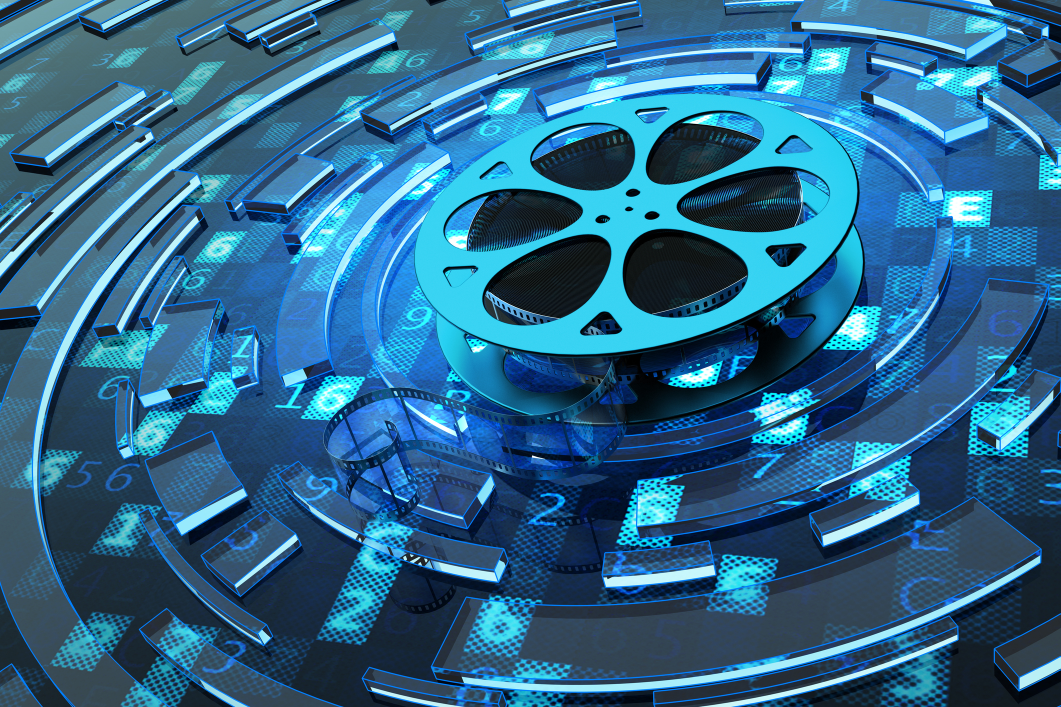
#> input picture filmProject/test_l3.jpg, 2121 x 1414 px (shown at 1/2 size)
$ python detectFilm.py
#> lines starting #> are read from the running program, lines starting #| are printed output that depends on the picture
import cv2
import numpy as np

img = cv2.imread('test_l3.jpg', cv2.IMREAD_COLOR)
#> img is the input picture: shape (1414, 2121, 3); mean B, G, R 138.9, 103.5, 45.8


pts1 = np.float32([[990, 185], [1855, 135],
                  [600, 845], [1750, 908]])

offset = (3500, 1500)

pts2 = np.float32([offset, [offset[0] + 1152, offset[1]],
                  [offset[0], offset[1] + 1337], [offset[0] + 1152, offset[1] + 1337]])

# Apply Perspective Transform Algorithm
matrix = cv2.getPerspectiveTransform(pts1, pts2)


result = cv2.warpPerspective(img, matrix, (2000 + offset[0], 2500 + offset[1]))
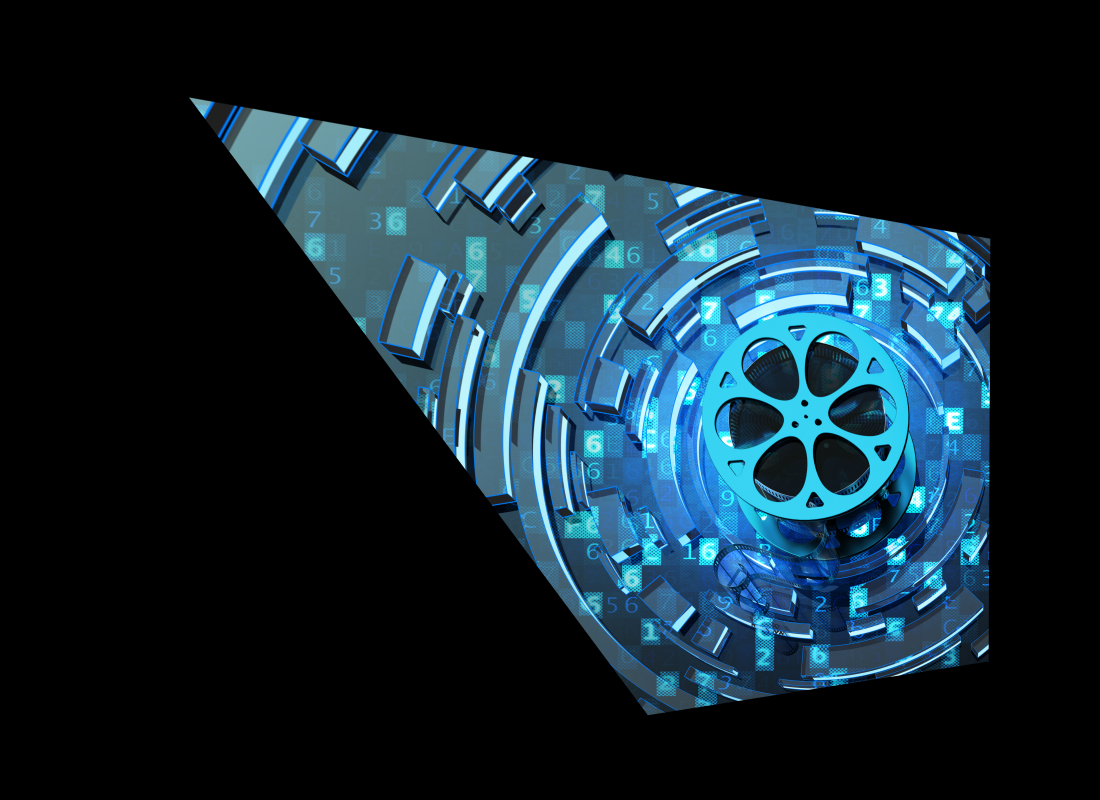
#> result: shape (4000, 5500, 3) (shown at 1/5 size); mean B, G, R 48.2, 37.3, 17.7


SCALE_FACTOR = 0.3
gray_blurred = cv2.blur(cv2.cvtColor(result, cv2.COLOR_BGR2GRAY), (2, 2))
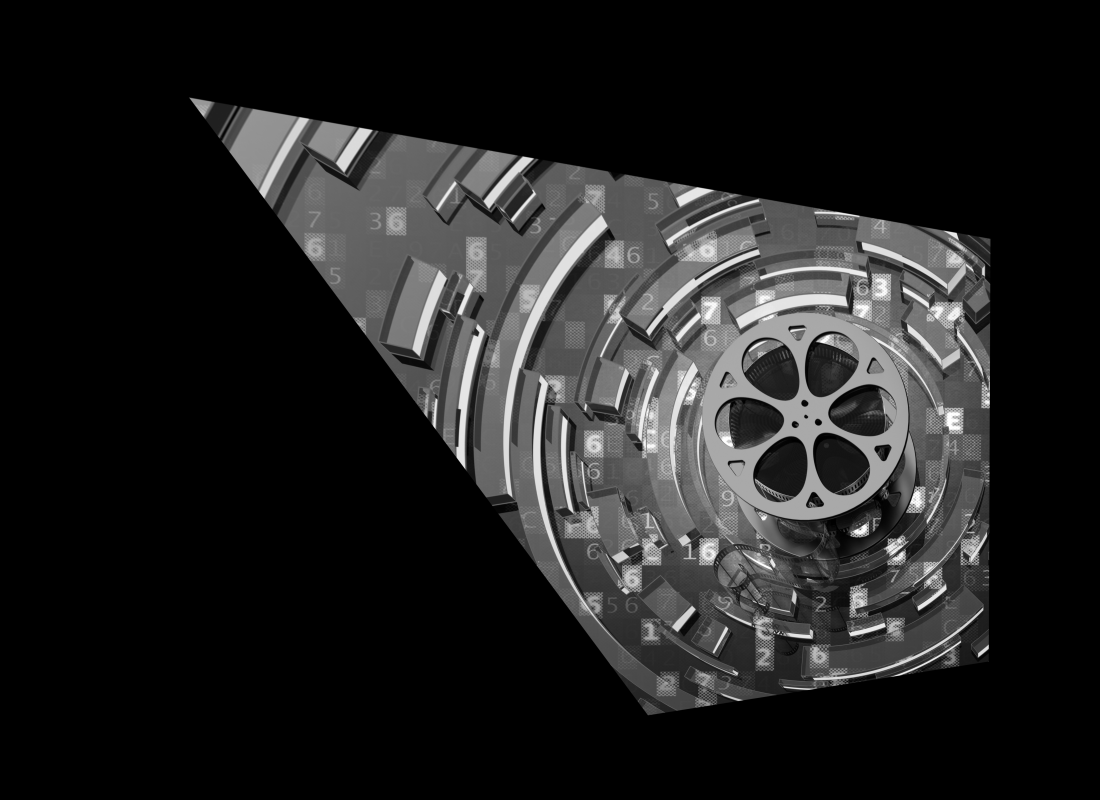
#> gray_blurred: shape (4000, 5500) (shown at 1/5 size); min 0, max 255, mean 32.8
bestImage = cv2.resize(gray_blurred, (int(result.shape[1] * SCALE_FACTOR), int(result.shape[0] * SCALE_FACTOR)))

detected_circles = cv2.HoughCircles(bestImage,
                                   cv2.HOUGH_GRADIENT, 1, 100000, param1=60,
                                   param2=20, minRadius=int(517 * SCALE_FACTOR), maxRadius=int(518 * SCALE_FACTOR))
#> detected_circles = [[1208.5, 623.5, 155.4]]

c1 = (600, 845)
c2 = (c1[0] + 1150, c1[1] + 63)
c3 = (c1[0] + 1255, c1[1] - 710)
c4 = (c1[0] + 390, c1[1] - 660)
cv2.line(img, c1, c2, (255, 255, 255), 2)
cv2.line(img, c2, c3, (255, 255, 255), 2)
cv2.line(img, c3, c4, (255, 255, 255), 2)
cv2.line(img, c1, c4, (255, 255, 255), 2)
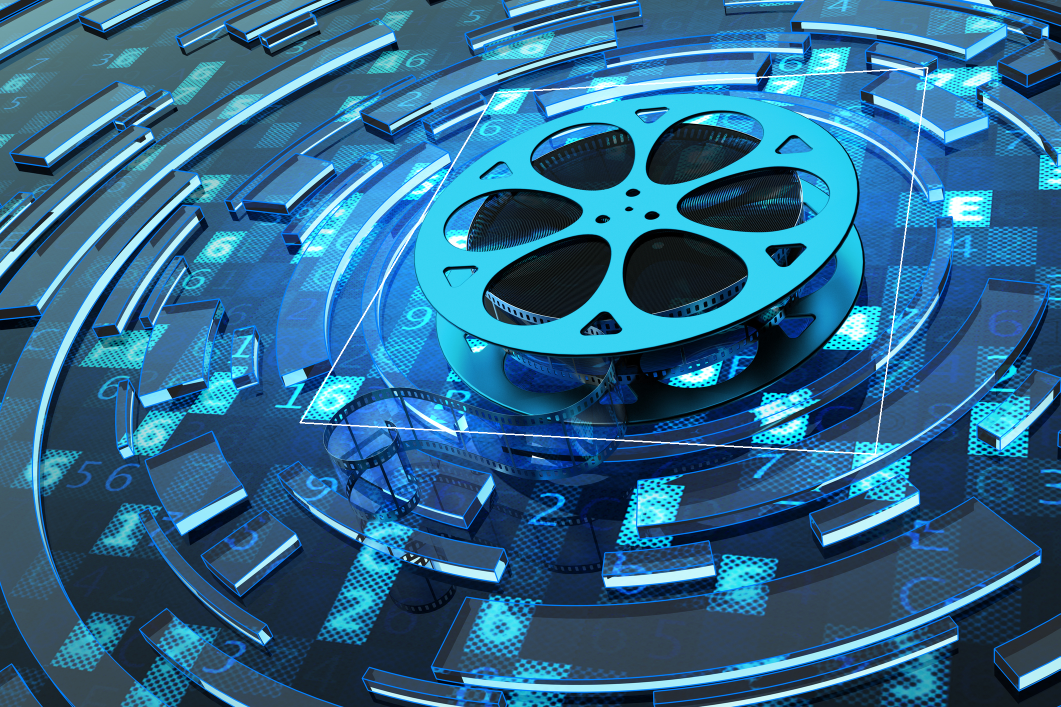
#> img: shape (1414, 2121, 3) (shown at 1/2 size); mean B, G, R 139.1, 104, 46.5

cv2.imshow('Transform quadrangle', img)
cv2.waitKey(0)


circle = (np.uint16(np.around(detected_circles[0])))[0]
#> circle = [1208, 624, 155]

a, b, r = int(circle[0] / SCALE_FACTOR), int(circle[1] / SCALE_FACTOR), int(circle[2] / SCALE_FACTOR)
#> a = 4026; b = 2080; r = 516

cv2.circle(result, (a, b), r, (0, 0, 0), 12)
cv2.circle(result, (a, b), r, (0, 165, 255), 6)

cv2.circle(result, (a, b), 15, (0, 0, 0), -1)
cv2.circle(result, (a, b), 10, (0, 255, 255), -1)


inv_result = cv2.warpPerspective(result, np.linalg.pinv(matrix), (img.shape[1], img.shape[0]))
cv2.imshow('Output image', inv_result)
cv2.imwrite("Output Film.jpg", inv_result)
cv2.waitKey(0)

cv2.destroyAllWindows()
